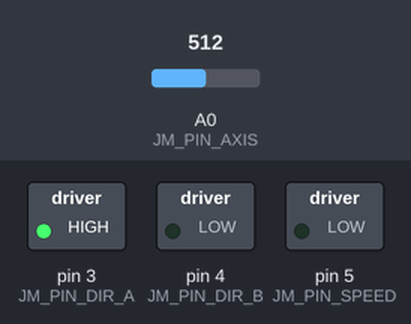
The sketch below on a simulated Arduino Uno, built with avr-gcc and run on an emulated ATmega328P. Parts: switched loads named in the sketch (green lamp = pin HIGH). The test bench sets the inputs (shaded band); at power-on: A0 (JM_PIN_AXIS) = 512.

Above: at 1.2 s.
1.3 s: A0 (JM_PIN_AXIS) set to 716
At 2.3 s:
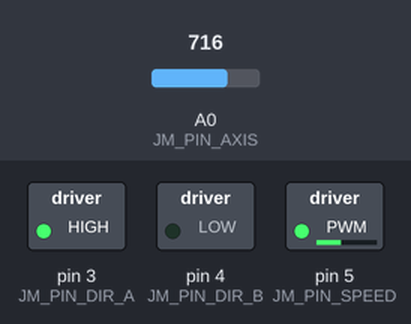
2.8 s: A0 (JM_PIN_AXIS) set to 900
At 3.8 s:
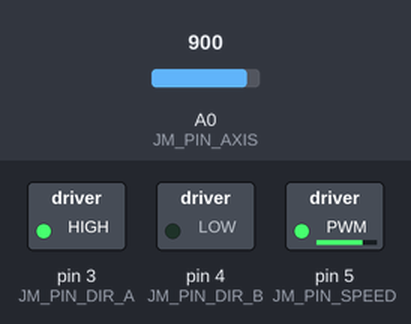
4.3 s: A0 (JM_PIN_AXIS) set to 306
At 4.6 s:
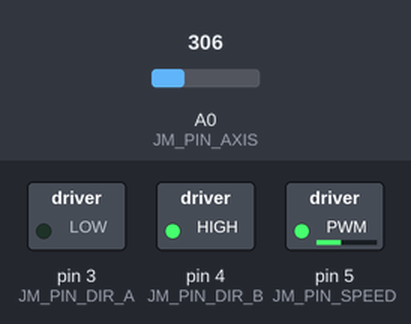
5.8 s: A0 (JM_PIN_AXIS) set to 245
At 6.1 s:
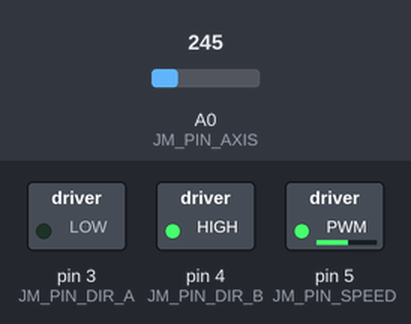
7.3 s: A0 (JM_PIN_AXIS) set to 122
At 8.0 s:
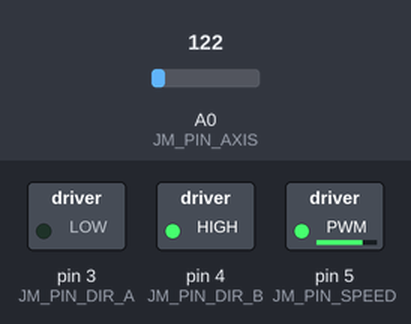
Timing chart, 0 to 9.8 s (numbered marks = the images above; inputs shaded):
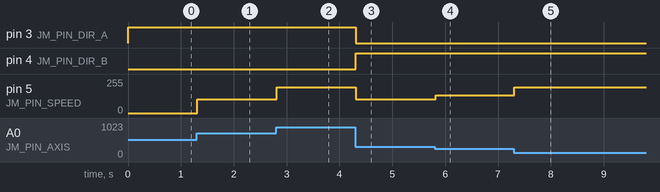

The sketch:

joystick_motor.ino
```cpp
#include "src/logic.h"

void setup() {
  jm_init();
}

void loop() {
  jm_update();
  delay(20);
}
```

logic.cpp
```cpp
#include "logic.h"

static bool g_clockwise = true;
static int g_speed = 0;

void jm_init() {
  pinMode(JM_PIN_AXIS, INPUT);
  pinMode(JM_PIN_SPEED, OUTPUT);
  pinMode(JM_PIN_DIR_A, OUTPUT);
  pinMode(JM_PIN_DIR_B, OUTPUT);
  jm_set_direction(true);
  jm_stop();
}

void jm_set_direction(bool clockwise) {
  g_clockwise = clockwise;
  if (clockwise) {
    digitalWrite(JM_PIN_DIR_A, HIGH);
    digitalWrite(JM_PIN_DIR_B, LOW);
  } else {
    digitalWrite(JM_PIN_DIR_A, LOW);
    digitalWrite(JM_PIN_DIR_B, HIGH);
  }
}

bool jm_direction() {
  return g_clockwise;
}

void jm_set_speed(int speed) {
  if (speed < 0) {
    speed = 0;
  }
  if (speed > 255) {
    speed = 255;
  }
  g_speed = speed;
  analogWrite(JM_PIN_SPEED, g_speed);
}

int jm_speed() {
  return g_speed;
}

void jm_stop() {
  jm_set_speed(0);
}

int jm_speed_from_axis(int dx) {
  return abs(dx - JM_AXIS_CENTER) / 2;   // ~0..256
}

bool jm_clockwise_from_axis(int dx) {
  return dx > JM_AXIS_CENTER;
}

void jm_apply_axis(int dx) {
  int speed = jm_speed_from_axis(dx);
  if (speed < JM_DEAD_ZONE) {
    jm_stop();
  } else {
    jm_set_direction(jm_clockwise_from_axis(dx));
    jm_set_speed(speed);
  }
}

void jm_update() {
  jm_apply_axis(analogRead(JM_PIN_AXIS));
}
```

logic.h
```cpp
// joystick_motor: analog joystick axis -> DC motor speed and direction through an L293D.
// Adapted from https://github.com/vchervanev/arduino-joystick-to-motor (MIT).
#ifndef LOGIC_H
#define LOGIC_H
#include <Arduino.h>

#define JM_PIN_AXIS   A0   // joystick X axis (analog)
#define JM_PIN_SPEED  5    // L293D enable (PWM)
#define JM_PIN_DIR_A  3    // L293D input A
#define JM_PIN_DIR_B  4    // L293D input B
#define JM_AXIS_CENTER 512
#define JM_DEAD_ZONE   10  // speeds below this stop the motor

void jm_init();                          // pins configured, clockwise, stopped
void jm_set_direction(bool clockwise);   // clockwise: DIR_A HIGH / DIR_B LOW; otherwise swapped
bool jm_direction();                     // true = clockwise
void jm_set_speed(int speed);            // clamped to 0..255, written to the PWM pin
int jm_speed();                          // last speed written
void jm_stop();                          // speed 0
int jm_speed_from_axis(int dx);          // pure: |dx - 512| / 2
bool jm_clockwise_from_axis(int dx);     // pure: dx > 512
void jm_apply_axis(int dx);              // dead zone -> stop, else set direction and speed
void jm_update();                        // read the joystick and apply

#endif
```

Measured:
- after the input at 1.3 s, pin 5 (JM_PIN_SPEED): 0/255 → 102/255 at once
- after the input at 2.8 s, pin 5 (JM_PIN_SPEED): 102/255 → 194/255 at once
- after the input at 4.3 s, pin 3 (JM_PIN_DIR_A): HIGH → LOW at once; pin 4 (JM_PIN_DIR_B): LOW → HIGH at once; pin 5 (JM_PIN_SPEED): 194/255 → 103/255 at once
- after the input at 5.8 s, pin 5 (JM_PIN_SPEED): 103/255 → 133/255 at once
- after the input at 7.3 s, pin 5 (JM_PIN_SPEED): 133/255 → 195/255 at once
